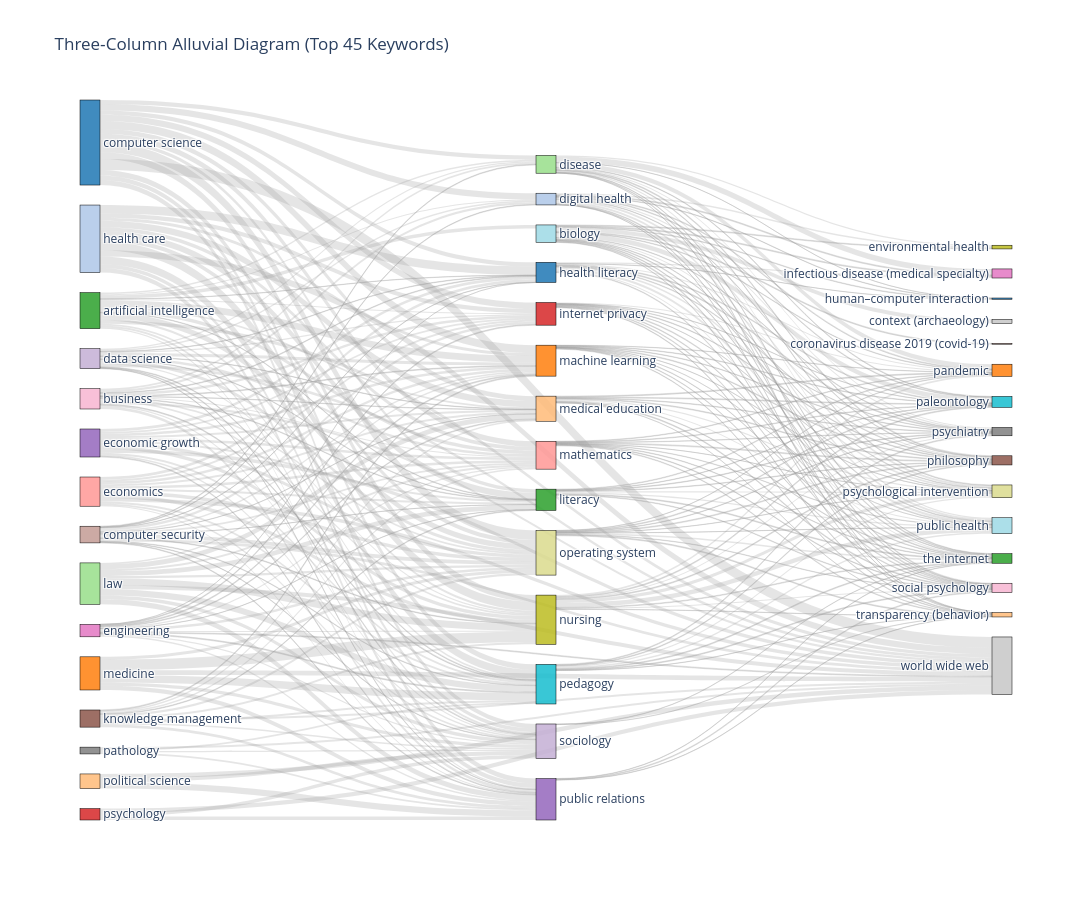

The code cell stored with this chart in its notebook:
### Code cell
import pandas as pd
import numpy as np
from collections import Counter
import itertools
import plotly.graph_objects as go
import seaborn as sns

# ---------------------------------------------------------
# 1. Load keyword lists
# ---------------------------------------------------------
kw_lists = df["author_kw_list"].dropna().tolist()

# ---------------------------------------------------------
# 2. Count keyword frequencies
# ---------------------------------------------------------
freq_counter = Counter()
for kws in kw_lists:
    freq_counter.update(kws)

freq_df = pd.DataFrame(freq_counter.items(), columns=["kw", "freq"])
freq_df = freq_df.sort_values("freq", ascending=False).reset_index(drop=True)

# ---------------------------------------------------------
# 3. Split into Term1, Term3, Term2 (top 45 keywords)
# ---------------------------------------------------------
top45 = freq_df.head(45)["kw"].tolist()

Term1 = top45[0:15]
Term3 = top45[15:30]
Term2 = top45[30:45]

# ---------------------------------------------------------
# 4. Build co-occurrence pairs
# ---------------------------------------------------------
pair_counter = Counter()

for kws in kw_lists:
    kws_unique = sorted(set(kws))
    for a, b in itertools.combinations(kws_unique, 2):
        pair_counter[(a, b)] += 1

pairs_df = pd.DataFrame(
    [(a, b, w) for (a, b), w in pair_counter.items()],
    columns=["term1", "term2", "weight"]
)

# ---------------------------------------------------------
# 5. Build flows Term1 → Term3
# ---------------------------------------------------------
flows_13 = pairs_df[
    pairs_df["term1"].isin(Term1) & pairs_df["term2"].isin(Term3)
]

# ---------------------------------------------------------
# 6. Build flows Term3 → Term2
# ---------------------------------------------------------
flows_32 = pairs_df[
    pairs_df["term1"].isin(Term3) & pairs_df["term2"].isin(Term2)
]

# ---------------------------------------------------------
# 7. Build node list
# ---------------------------------------------------------
all_nodes = Term1 + Term3 + Term2
node_to_id = {n: i for i, n in enumerate(all_nodes)}

# ---------------------------------------------------------
# 8. Build Sankey links
# ---------------------------------------------------------
sources = []
targets = []
values = []

# Term1 → Term3
for _, r in flows_13.iterrows():
    sources.append(node_to_id[r["term1"]])
    targets.append(node_to_id[r["term2"]])
    values.append(r["weight"])

# Term3 → Term2
for _, r in flows_32.iterrows():
    sources.append(node_to_id[r["term1"]])
    targets.append(node_to_id[r["term2"]])
    values.append(r["weight"])

# ---------------------------------------------------------
# 9. Colors
# ---------------------------------------------------------
palette = sns.color_palette("tab20", len(all_nodes))
node_colors = [
    f"rgba({int(r*255)}, {int(g*255)}, {int(b*255)}, 0.85)"
    for r, g, b in palette
]

# ---------------------------------------------------------
# 10. Build Alluvial Diagram
# ---------------------------------------------------------
fig = go.Figure(data=[go.Sankey(
    arrangement="snap",
    node=dict(
        pad=20,
        thickness=20,
        line=dict(color="black", width=0.5),
        label=all_nodes,
        color=node_colors
    ),
    link=dict(
        source=sources,
        target=targets,
        value=values,
        color="rgba(150,150,150,0.25)"
    )
)])

fig.update_layout(
    title_text="Three‑Column Alluvial Diagram (Top 45 Keywords)",
    font_size=12,
    width=1500,
    height=900
)

fig.show()

### Figure 1 — Plotly figure (JSON) as saved in the notebook; plotly's stock layout.template omitted (floating-point values rounded to 4 significant figures; data arrays with more than 128 entries replaced by an {"elided": "..."} marker saying what was removed)
{"data": [{"arrangement": "snap", "link": {"color": "rgba(150,150,150,0.25)", "source": {"elided": "277 int values"}, "target": {"elided": "277 int values"}, "value": {"elided": "277 int values"}}, "node": {"color": ["rgba(31, 119, 180, 0.85)", "rgba(174, 199, 232, 0.85)", "rgba(255, 127, 14, 0.85)", "rgba(255, 187, 120, 0.85)", "rgba(44, 160, 44, 0.85)", "rgba(152, 223, 138, 0.85)", "rgba(214, 39, 40, 0.85)", "rgba(255, 152, 150, 0.85)", "rgba(148, 103, 189, 0.85)", "rgba(197, 176, 213, 0.85)", "rgba(140, 86, 75, 0.85)", "rgba(196, 156, 148, 0.85)", "rgba(227, 119, 194, 0.85)", "rgba(247, 182, 210, 0.85)", "rgba(127, 127, 127, 0.85)", "rgba(199, 199, 199, 0.85)", "rgba(188, 189, 34, 0.85)", "rgba(219, 219, 141, 0.85)", "rgba(23, 190, 207, 0.85)", "rgba(158, 218, 229, 0.85)", "rgba(31, 119, 180, 0.85)", "rgba(174, 199, 232, 0.85)", "rgba(255, 127, 14, 0.85)", "rgba(255, 187, 120, 0.85)", "rgba(44, 160, 44, 0.85)", "rgba(152, 223, 138, 0.85)", "rgba(214, 39, 40, 0.85)", "rgba(255, 152, 150, 0.85)", "rgba(148, 103, 189, 0.85)", "rgba(197, 176, 213, 0.85)", "rgba(140, 86, 75, 0.85)", "rgba(196, 156, 148, 0.85)", "rgba(227, 119, 194, 0.85)", "rgba(247, 182, 210, 0.85)", "rgba(127, 127, 127, 0.85)", "rgba(199, 199, 199, 0.85)", "rgba(188, 189, 34, 0.85)", "rgba(219, 219, 141, 0.85)", "rgba(23, 190, 207, 0.85)", "rgba(158, 218, 229, 0.85)", "rgba(31, 119, 180, 0.85)", "rgba(174, 199, 232, 0.85)", "rgba(255, 127, 14, 0.85)", "rgba(255, 187, 120, 0.85)", "rgba(44, 160, 44, 0.85)"], "label": ["computer science", "health care", "medicine", "political science", "artificial intelligence", "law", "psychology", "economics", "economic growth", "data science", "knowledge management", "computer security", "engineering", "business", "pathology", "world wide web", "nursing", "operating system", "pedagogy", "biology", "health literacy", "digital health", "machine learning", "medical education", "literacy", "disease", "internet privacy", "mathematics", "public relations", "sociology", "philosophy", "coronavirus disease 2019 (covid-19)", "infectious disease (medical specialty)", "social psychology", "psychiatry", "context (archaeology)", "environmental health", "psychological intervention", "paleontology", "public health", "human–computer interaction", "big data", "pandemic", "transparency (behavior)", "the internet"], "line": {"color": "black", "width": 0.5}, "pad": 20, "thickness": 20}, "type": "sankey"}], "layout": {"font": {"size": 12}, "height": 900, "title": {"text": "Three‑Column Alluvial Diagram (Top 45 Keywords)"}, "width": 1500}}
